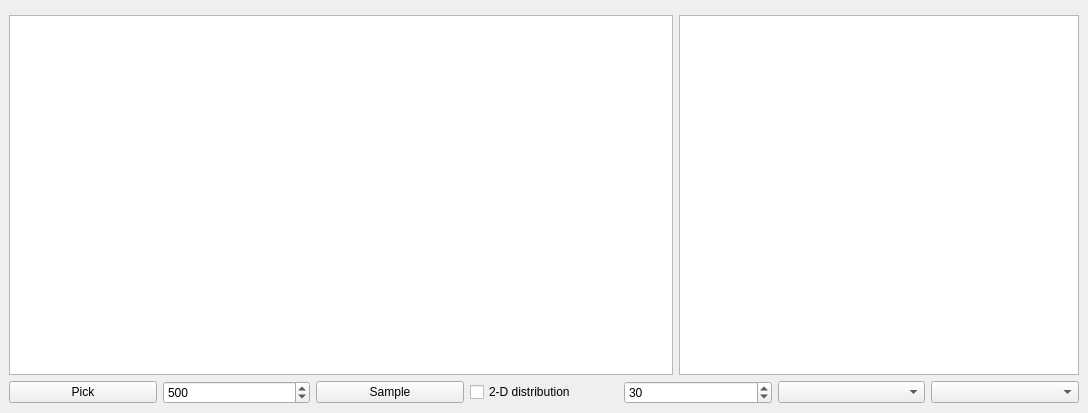
<?xml version="1.0" encoding="UTF-8"?>
<ui version="4.0">
 <class>ProsailPluginDockWidgetBase</class>
 <widget class="QDockWidget" name="ProsailPluginDockWidgetBase">
  <property name="geometry">
   <rect>
    <x>0</x>
    <y>0</y>
    <width>1088</width>
    <height>413</height>
   </rect>
  </property>
  <property name="windowTitle">
   <string>Prosail Plugin</string>
  </property>
  <widget class="QWidget" name="dockWidgetContents">
   <layout class="QGridLayout" name="gridLayout">
    <item row="1" column="1">
     <layout class="QVBoxLayout" name="verticalLayout">
      <item>
       <widget class="QgsFileWidget" name="xmlpath"/>
      </item>
      <item>
       <layout class="QHBoxLayout" name="horizontalLayout_2" stretch="0,0">
        <property name="spacing">
         <number>6</number>
        </property>
        <property name="sizeConstraint">
         <enum>QLayout::SetDefaultConstraint</enum>
        </property>
        <property name="leftMargin">
         <number>0</number>
        </property>
        <item>
         <widget class="QGraphicsView" name="graphicsView">
          <property name="maximumSize">
           <size>
            <width>1130</width>
            <height>16777215</height>
           </size>
          </property>
          <property name="sizeAdjustPolicy">
           <enum>QAbstractScrollArea::AdjustToContents</enum>
          </property>
         </widget>
        </item>
        <item>
         <widget class="QTableWidget" name="tableParam">
          <property name="maximumSize">
           <size>
            <width>400</width>
            <height>16777215</height>
           </size>
          </property>
          <attribute name="verticalHeaderMinimumSectionSize">
           <number>21</number>
          </attribute>
         </widget>
        </item>
       </layout>
      </item>
      <item>
       <layout class="QHBoxLayout" name="horizontalLayout">
        <item>
         <widget class="QPushButton" name="pickmap">
          <property name="text">
           <string>Pick</string>
          </property>
         </widget>
        </item>
        <item>
         <widget class="QSpinBox" name="spinBoxnLUT">
          <property name="maximum">
           <number>100000</number>
          </property>
          <property name="value">
           <number>500</number>
          </property>
         </widget>
        </item>
        <item>
         <widget class="QPushButton" name="sampleButton">
          <property name="text">
           <string>Sample</string>
          </property>
         </widget>
        </item>
        <item>
         <widget class="QCheckBox" name="checkBox_2d">
          <property name="text">
           <string>2-D distribution</string>
          </property>
         </widget>
        </item>
        <item>
         <widget class="QSpinBox" name="spinBoxBinSize">
          <property name="value">
           <number>30</number>
          </property>
         </widget>
        </item>
        <item>
         <widget class="QComboBox" name="combo_param"/>
        </item>
        <item>
         <widget class="QComboBox" name="combo_param2"/>
        </item>
       </layout>
      </item>
     </layout>
    </item>
   </layout>
  </widget>
 </widget>
 <customwidgets>
  <customwidget>
   <class>QgsFileWidget</class>
   <extends>QWidget</extends>
   <header>qgsfilewidget.h</header>
  </customwidget>
 </customwidgets>
 <resources/>
 <connections/>
</ui>
